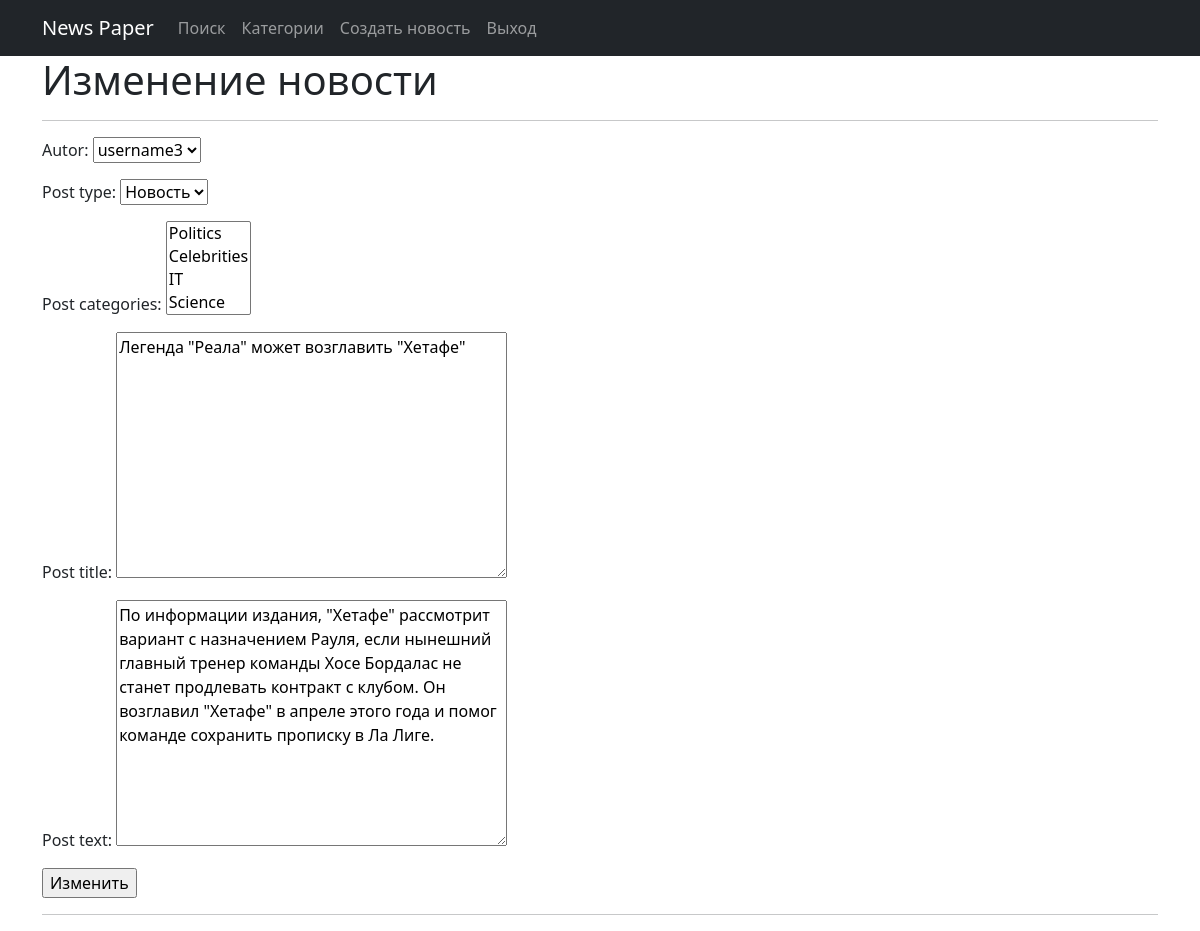
Screenshot of /news/25/update/ (signed in) with the database file from the repository.
### news/models.py (models this page shows, shortened)
class Post(models.Model):
    ARTICLE = 'AR'
    NEWS = 'NW'
    POST_TYPE = [(ARTICLE, 'Статья'), (NEWS, 'Новость')]
    autor = models.ForeignKey(Author, on_delete=models.CASCADE)
    post_type = models.CharField(max_length=2, choices=POST_TYPE, default=ARTICLE)
    post_data_time = models.DateTimeField(auto_now_add=True)
    post_categories = models.ManyToManyField(Category, through="PostCategory")
    post_title = models.TextField()
    post_text = models.TextField()
    rating = models.IntegerField(default=0)

### news/views.py (the view)
# urls.py: path('<int:pk>/update/', PostUpdate.as_view()),
class PostUpdate(LoginRequiredMixin, PermissionRequiredMixin, UpdateView):
    form_class = PostForm
    model = Post
    template_name = 'update.html'
    permission_required = ('news.change_post',)

### news/forms.py
class PostForm(forms.ModelForm):
    class Meta:
        model = Post
        fields = [
            'autor',
            'post_type',
            'post_categories',
            'post_title',
            'post_text',
        ]

### news/models.py (called while the page is built)
    def __str__(self):
        return f'{self.author_user}'

    def __str__(self):
        return f'{self.category_name}'

### templates/update.html (shortened to what this page needs)
{% extends 'flatpages/default.html' %}
{% block content %}
<h1>Изменение новости</h1>
<hr>
<form action="" method="post">
    {{ form.as_p }}
    <input type="submit" value="Изменить" />
</form>
<hr>
{% endblock content %}

### templates/flatpages/default.html (style rules this page uses)
BODY { background: white; }

### rows the page displays
Post: autor "username3", post_type "Новость", post_title "Легенда \"Реала\" может возглавить \"Хетафе\"", post_text "По информации издания, \"Хетафе\" рассмотрит вариант с назначением Рауля, если нынешний главный тренер команды Хосе Бордалас не станет продлевать контракт с клубом. Он возглавил \"Хетафе\" в апреле этого года и помог команде сохранить прописку в Ла Лиге."
